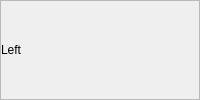
<?xml version="1.0" encoding="UTF-8"?>
<ui version="4.0">
 <class>CLabelAndIcon</class>
 <widget class="QFrame" name="CLabelAndIcon">
  <property name="windowTitle">
   <string>Frame</string>
  </property>
  <property name="frameShape">
   <enum>QFrame::StyledPanel</enum>
  </property>
  <property name="frameShadow">
   <enum>QFrame::Raised</enum>
  </property>
  <layout class="QHBoxLayout" name="hl_LabelAndIcon">
   <property name="spacing">
    <number>4</number>
   </property>
   <property name="leftMargin">
    <number>0</number>
   </property>
   <property name="topMargin">
    <number>0</number>
   </property>
   <property name="rightMargin">
    <number>0</number>
   </property>
   <property name="bottomMargin">
    <number>0</number>
   </property>
   <item>
    <widget class="QLabel" name="lbl_Left">
     <property name="text">
      <string>Left</string>
     </property>
    </widget>
   </item>
   <item>
    <widget class="QLabel" name="lbl_Right">
     <property name="text">
      <string/>
     </property>
     <property name="pixmap">
      <pixmap>../misc/icons/own/swift/swift16Database.png</pixmap>
     </property>
    </widget>
   </item>
   <item>
    <spacer name="hs_LabelAndAction">
     <property name="orientation">
      <enum>Qt::Horizontal</enum>
     </property>
     <property name="sizeHint" stdset="0">
      <size>
       <width>40</width>
       <height>20</height>
      </size>
     </property>
    </spacer>
   </item>
  </layout>
 </widget>
 <resources/>
 <connections/>
</ui>
